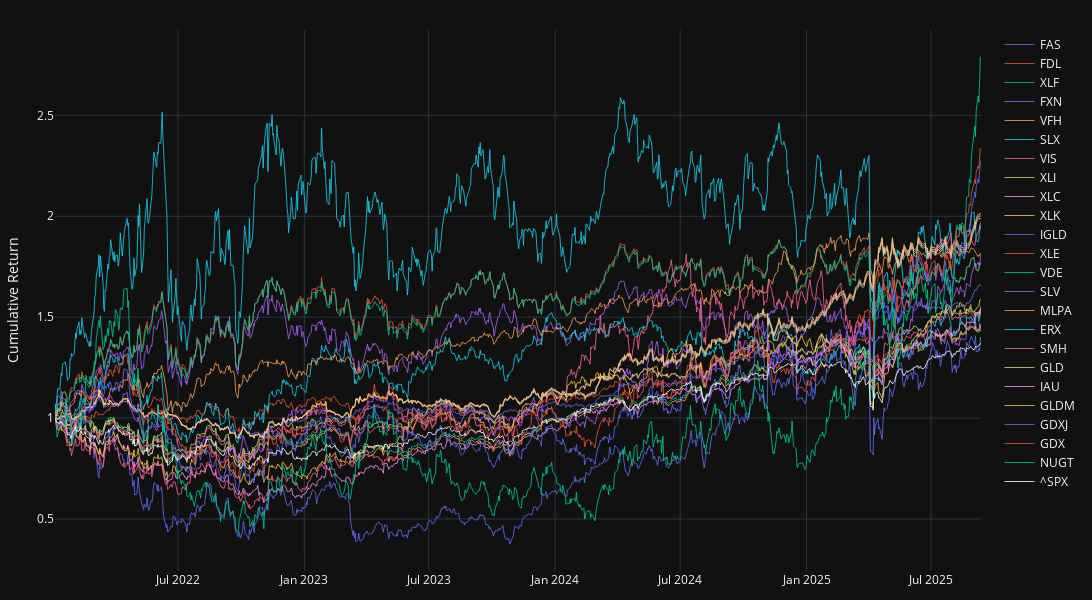

The code cell stored with this chart in its notebook:
### Code cell
df_cum_return = np.exp(log_return_wide.cumsum())
first_value = df_cum_return.iloc[0]
df_cum_return = df_cum_return.div(first_value)
df_cum_return.index = pd.to_datetime(df_cum_return.index)

# display(df_cum_return)
# display(df_corr[df_corr["Ticker2"] == "^SPX"])

cum_return_latest = pd.melt(
    df_cum_return.reset_index(),
    id_vars="date",
    value_vars=df_cum_return.columns,
    var_name="Ticker",
).set_index("date")

cum_return_latest = (
    cum_return_latest.loc[df_cum_return.index[-1]]
    .sort_values("value")
    .dropna()
    .reset_index(drop=True)
)

benchmark_beat_performers = cum_return_latest.loc[
    cum_return_latest[cum_return_latest["Ticker"] == "^SPX"].index[0] + 1 :, "Ticker"
].tolist()


# --- plot ---
# fig, ax = plt.subplots(figsize=(10, 6), tight_layout=True)
# for ticker in benchmark_beat_performers + ["^SPX"]:

#     if ticker == "^SPX":
#         sns.lineplot(
#             df_cum_return,
#             x=df_cum_return.index,
#             y=df_cum_return[ticker],
#             ax=ax,
#             label=ticker,
#             linewidth=0.8,
#             color="black",
#         )
#     else:
#         sns.lineplot(
#             df_cum_return,
#             x=df_cum_return.index,
#             y=df_cum_return[ticker],
#             ax=ax,
#             label=ticker,
#             linewidth=0.8,
#         )
# ax.set_ylabel("Cumulative Return")
# ax.grid()
# ax.legend(loc="upper left", ncols=4)
# plt.show()


fig = go.Figure()

for ticker in benchmark_beat_performers + ["^SPX"]:
    if ticker == "^SPX":
        fig.add_trace(
            go.Scatter(
                x=df_cum_return.index,
                y=df_cum_return[ticker],
                name=ticker,
                line=dict(color="white", width=0.8),  # 線を黒色に
            )
        )
    else:
        fig.add_trace(
            go.Scatter(
                x=df_cum_return.index,
                y=df_cum_return[ticker],
                name=ticker,
                line=dict(width=0.8),  # 線の太さ
            )
        )

fig.update_layout(
    width=1200,
    height=600,
    yaxis_title="Cumulative Return",
    margin=dict(l=20, r=20, t=30, b=20),
    # legend=dict(x=0.01, y=0.99, xanchor="left", yanchor="top"),
    template="plotly_dark",
)

fig.show()

### Figure 1 — Plotly figure (JSON) as saved in the notebook; plotly's stock layout.template omitted (floating-point values rounded to 4 significant figures; data arrays with more than 128 entries replaced by an {"elided": "..."} marker saying what was removed)
{"data": [{"line": {"width": 0.8}, "name": "FAS", "type": "scatter", "x": {"elided": "927 str values"}, "y": {"elided": "927 float values"}}, {"line": {"width": 0.8}, "name": "FDL", "type": "scatter", "x": {"elided": "927 str values"}, "y": {"elided": "927 float values"}}, {"line": {"width": 0.8}, "name": "XLF", "type": "scatter", "x": {"elided": "927 str values"}, "y": {"elided": "927 float values"}}, {"line": {"width": 0.8}, "name": "FXN", "type": "scatter", "x": {"elided": "927 str values"}, "y": {"elided": "927 float values"}}, {"line": {"width": 0.8}, "name": "VFH", "type": "scatter", "x": {"elided": "927 str values"}, "y": {"elided": "927 float values"}}, {"line": {"width": 0.8}, "name": "SLX", "type": "scatter", "x": {"elided": "927 str values"}, "y": {"elided": "927 float values"}}, {"line": {"width": 0.8}, "name": "VIS", "type": "scatter", "x": {"elided": "927 str values"}, "y": {"elided": "927 float values"}}, {"line": {"width": 0.8}, "name": "XLI", "type": "scatter", "x": {"elided": "927 str values"}, "y": {"elided": "927 float values"}}, {"line": {"width": 0.8}, "name": "XLC", "type": "scatter", "x": {"elided": "927 str values"}, "y": {"elided": "927 float values"}}, {"line": {"width": 0.8}, "name": "XLK", "type": "scatter", "x": {"elided": "927 str values"}, "y": {"elided": "927 float values"}}, {"line": {"width": 0.8}, "name": "IGLD", "type": "scatter", "x": {"elided": "927 str values"}, "y": {"elided": "927 float values"}}, {"line": {"width": 0.8}, "name": "XLE", "type": "scatter", "x": {"elided": "927 str values"}, "y": {"elided": "927 float values"}}, {"line": {"width": 0.8}, "name": "VDE", "type": "scatter", "x": {"elided": "927 str values"}, "y": {"elided": "927 float values"}}, {"line": {"width": 0.8}, "name": "SLV", "type": "scatter", "x": {"elided": "927 str values"}, "y": {"elided": "927 float values"}}, {"line": {"width": 0.8}, "name": "MLPA", "type": "scatter", "x": {"elided": "927 str values"}, "y": {"elided": "927 float values"}}, {"line": {"width": 0.8}, "name": "ERX", "type": "scatter", "x": {"elided": "927 str values"}, "y": {"elided": "927 float values"}}, {"line": {"width": 0.8}, "name": "SMH", "type": "scatter", "x": {"elided": "927 str values"}, "y": {"elided": "927 float values"}}, {"line": {"width": 0.8}, "name": "GLD", "type": "scatter", "x": {"elided": "927 str values"}, "y": {"elided": "927 float values"}}, {"line": {"width": 0.8}, "name": "IAU", "type": "scatter", "x": {"elided": "927 str values"}, "y": {"elided": "927 float values"}}, {"line": {"width": 0.8}, "name": "GLDM", "type": "scatter", "x": {"elided": "927 str values"}, "y": {"elided": "927 float values"}}, {"line": {"width": 0.8}, "name": "GDXJ", "type": "scatter", "x": {"elided": "927 str values"}, "y": {"elided": "927 float values"}}, {"line": {"width": 0.8}, "name": "GDX", "type": "scatter", "x": {"elided": "927 str values"}, "y": {"elided": "927 float values"}}, {"line": {"width": 0.8}, "name": "NUGT", "type": "scatter", "x": {"elided": "927 str values"}, "y": {"elided": "927 float values"}}, {"line": {"color": "white", "width": 0.8}, "name": "^SPX", "type": "scatter", "x": {"elided": "927 str values"}, "y": {"elided": "927 float values"}}], "layout": {"height": 600, "margin": {"b": 20, "l": 20, "r": 20, "t": 30}, "width": 1200, "yaxis": {"title": {"text": "Cumulative Return"}}}}
